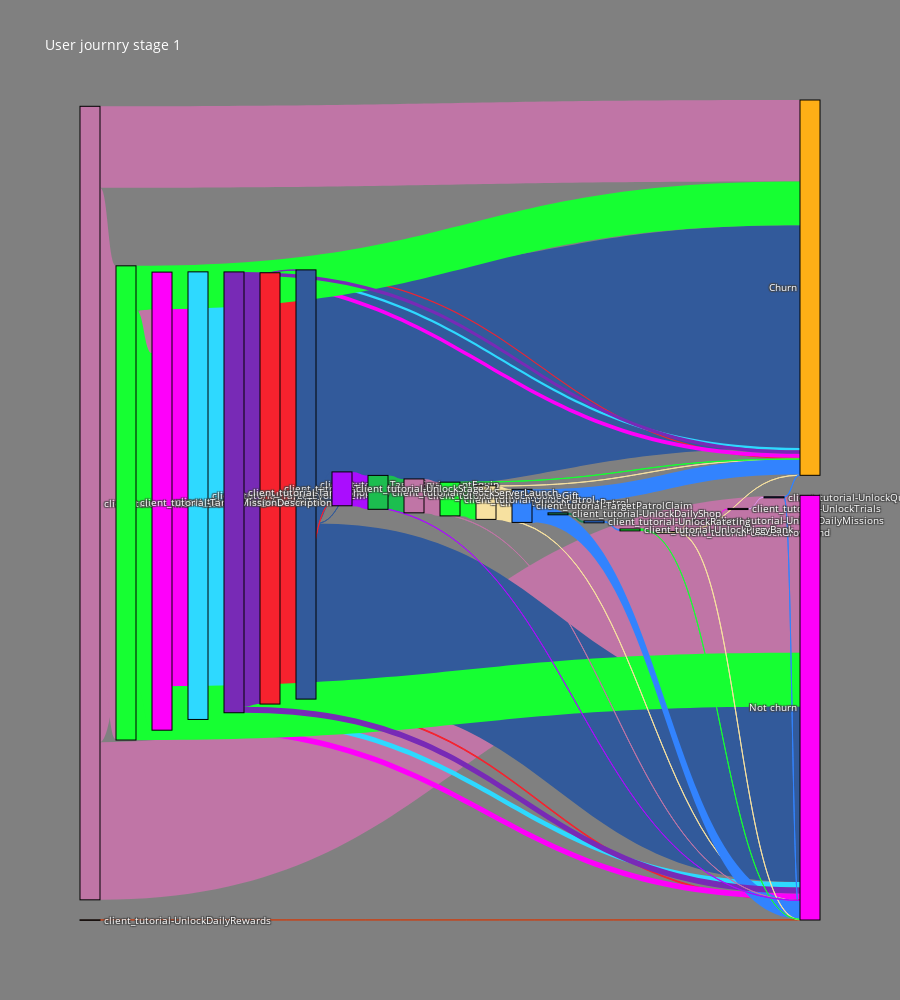

Notebook code for this chart:
### Code cell
df = pd.read_csv('data/first_play_tut.csv')
df = df.dropna()
df = df[df['test_segment'].isin(['14A', '14B', '15A', '15B'])]

df = df.groupby(['source', 'target'])['user'].sum().reset_index().rename(columns={0:'user'})

all_nodes = df.source.values.tolist() + df.target.values.tolist()

source_indices = [all_nodes.index(source) for source in df.source]
target_indices = [all_nodes.index(target) for target in df.target]

colors = px.colors.qualitative.Alphabet

node_colors_mappings = dict([(node, np.random.choice(colors)) for node in all_nodes])

node_colors = [node_colors_mappings[node] for node in all_nodes]
edge_colors = [node_colors_mappings[node] for node in df.source]

fig = go.Figure(data=[
    go.Sankey(
        node=dict(pad=20,
                  thickness=20,
                  line=dict(color='black', width=1.0),
                  label=all_nodes,
                  color=node_colors),
        link=dict(source=source_indices,
                  target=target_indices,
                  value=df.user,
                  color=edge_colors)
    )
])

fig.update_layout(title_text="User journry stage 1",
                  height=1000,
                  font=dict(size=10, color='white'),
                  plot_bgcolor='rgba(0,0,0,0)',
                  paper_bgcolor='grey')

fig.show()

### Figure 1 — Plotly figure (JSON) as saved in the notebook; plotly's stock layout.template omitted (floating-point values rounded to 4 significant figures)
{"data": [{"link": {"color": ["#C075A6", "#C075A6", "#C075A6", "#C075A6", "#325A9B", "#325A9B", "#325A9B", "#325A9B", "#F6222E", "#F6222E", "#F6222E", "#F6222E", "#2ED9FF", "#2ED9FF", "#2ED9FF", "#2ED9FF", "#FE00FA", "#FE00FA", "#FE00FA", "#FE00FA", "#16FF32", "#16FF32", "#16FF32", "#16FF32", "#16FF32", "#F7E1A0", "#F7E1A0", "#F7E1A0", "#3283FE", "#3283FE", "#3283FE", "#782AB6", "#782AB6", "#782AB6", "#782AB6", "#FE00FA", "#C4451C", "#1C8356", "#F7E1A0", "#F7E1A0", "#F7E1A0", "#16FF32", "#16FF32", "#16FF32", "#16FF32", "#3283FE", "#3283FE", "#3283FE", "#C075A6", "#C075A6", "#1CBE4F", "#AA0DFE", "#AA0DFE", "#DEA0FD"], "source": [0, 0, 0, 0, 4, 4, 4, 4, 8, 8, 8, 8, 12, 12, 12, 12, 16, 16, 16, 16, 20, 20, 20, 20, 20, 25, 25, 25, 28, 28, 28, 31, 31, 31, 31, 35, 36, 37, 38, 38, 38, 41, 41, 43, 43, 45, 45, 47, 48, 48, 50, 51, 51, 53], "target": [54, 55, 16, 20, 54, 55, 50, 51, 54, 55, 4, 51, 54, 55, 8, 31, 54, 55, 12, 31, 54, 55, 12, 16, 31, 54, 55, 28, 54, 55, 37, 54, 55, 4, 8, 53, 55, 47, 54, 55, 35, 54, 25, 55, 38, 54, 55, 43, 55, 41, 48, 55, 50, 45], "value": [505, 976, 503, 2934, 1379, 1088, 1, 192, 8, 6, 2658, 1, 15, 33, 2, 2724, 24, 36, 2773, 6, 272, 333, 1, 2332, 1, 1, 2, 205, 94, 110, 1, 22, 37, 2, 2671, 7, 1, 12, 1, 3, 7, 1, 208, 1, 11, 4, 3, 12, 1, 209, 210, 2, 208, 7]}, "node": {"color": ["#C075A6", "#C075A6", "#C075A6", "#C075A6", "#325A9B", "#325A9B", "#325A9B", "#325A9B", "#F6222E", "#F6222E", "#F6222E", "#F6222E", "#2ED9FF", "#2ED9FF", "#2ED9FF", "#2ED9FF", "#FE00FA", "#FE00FA", "#FE00FA", "#FE00FA", "#16FF32", "#16FF32", "#16FF32", "#16FF32", "#16FF32", "#F7E1A0", "#F7E1A0", "#F7E1A0", "#3283FE", "#3283FE", "#3283FE", "#782AB6", "#782AB6", "#782AB6", "#782AB6", "#FE00FA", "#C4451C", "#1C8356", "#F7E1A0", "#F7E1A0", "#F7E1A0", "#16FF32", "#16FF32", "#16FF32", "#16FF32", "#3283FE", "#3283FE", "#3283FE", "#C075A6", "#C075A6", "#1CBE4F", "#AA0DFE", "#AA0DFE", "#DEA0FD", "#FEAF16", "#FE00FA", "#FE00FA", "#16FF32", "#FEAF16", "#FE00FA", "#1CBE4F", "#AA0DFE", "#FEAF16", "#FE00FA", "#325A9B", "#AA0DFE", "#FEAF16", "#FE00FA", "#F6222E", "#782AB6", "#FEAF16", "#FE00FA", "#2ED9FF", "#782AB6", "#FEAF16", "#FE00FA", "#2ED9FF", "#FE00FA", "#782AB6", "#FEAF16", "#FE00FA", "#3283FE", "#FEAF16", "#FE00FA", "#1C8356", "#FEAF16", "#FE00FA", "#325A9B", "#F6222E", "#DEA0FD", "#FE00FA", "#3283FE", "#FEAF16", "#FE00FA", "#FE00FA", "#FEAF16", "#F7E1A0", "#FE00FA", "#F7E1A0", "#FEAF16", "#FE00FA", "#16FF32", "#FE00FA", "#16FF32", "#C075A6", "#FE00FA", "#1CBE4F", "#3283FE"], "label": ["client_tutorial-MoveTutorial", "client_tutorial-MoveTutorial", "client_tutorial-MoveTutorial", "client_tutorial-MoveTutorial", "client_tutorial-TargetEquipmentEquip", "client_tutorial-TargetEquipmentEquip", "client_tutorial-TargetEquipmentEquip", "client_tutorial-TargetEquipmentEquip", "client_tutorial-TargetEquipmentTab", "client_tutorial-TargetEquipmentTab", "client_tutorial-TargetEquipmentTab", "client_tutorial-TargetEquipmentTab", "client_tutorial-TargetEvolveItem", "client_tutorial-TargetEvolveItem", "client_tutorial-TargetEvolveItem", "client_tutorial-TargetEvolveItem", "client_tutorial-TargetEvolveTab", "client_tutorial-TargetEvolveTab", "client_tutorial-TargetEvolveTab", "client_tutorial-TargetEvolveTab", "client_tutorial-TargetMissionDescription", "client_tutorial-TargetMissionDescription", "client_tutorial-TargetMissionDescription", "client_tutorial-TargetMissionDescription", "client_tutorial-TargetMissionDescription", "client_tutorial-TargetPatrol", "client_tutorial-TargetPatrol", "client_tutorial-TargetPatrol", "client_tutorial-TargetPatrolClaim", "client_tutorial-TargetPatrolClaim", "client_tutorial-TargetPatrolClaim", "client_tutorial-TargetShopTab", "client_tutorial-TargetShopTab", "client_tutorial-TargetShopTab", "client_tutorial-TargetShopTab", "client_tutorial-UnlockDailyMissions", "client_tutorial-UnlockDailyRewards", "client_tutorial-UnlockDailyShop", "client_tutorial-UnlockGrowFund", "client_tutorial-UnlockGrowFund", "client_tutorial-UnlockGrowFund", "client_tutorial-UnlockPatrol", "client_tutorial-UnlockPatrol", "client_tutorial-UnlockPiggyBank", "client_tutorial-UnlockPiggyBank", "client_tutorial-UnlockQuickEarning", "client_tutorial-UnlockQuickEarning", "client_tutorial-UnlockRateting", "client_tutorial-UnlockRookieGift", "client_tutorial-UnlockRookieGift", "client_tutorial-UnlockServerLaunch", "client_tutorial-UnlockStage2", "client_tutorial-UnlockStage2", "client_tutorial-UnlockTrials", "Churn", "Not churn", "client_tutorial-TargetEvolveTab", "client_tutorial-TargetMissionDescription", "Churn", "Not churn", "client_tutorial-UnlockServerLaunch", "client_tutorial-UnlockStage2", "Churn", "Not churn", "client_tutorial-TargetEquipmentEquip", "client_tutorial-UnlockStage2", "Churn", "Not churn", "client_tutorial-TargetEquipmentTab", "client_tutorial-TargetShopTab", "Churn", "Not churn", "client_tutorial-TargetEvolveItem", "client_tutorial-TargetShopTab", "Churn", "Not churn", "client_tutorial-TargetEvolveItem", "client_tutorial-TargetEvolveTab", "client_tutorial-TargetShopTab", "Churn", "Not churn", "client_tutorial-TargetPatrolClaim", "Churn", "Not churn", "client_tutorial-UnlockDailyShop", "Churn", "Not churn", "client_tutorial-TargetEquipmentEquip", "client_tutorial-TargetEquipmentTab", "client_tutorial-UnlockTrials", "Not churn", "client_tutorial-UnlockRateting", "Churn", "Not churn", "client_tutorial-UnlockDailyMissions", "Churn", "client_tutorial-TargetPatrol", "Not churn", "client_tutorial-UnlockGrowFund", "Churn", "Not churn", "client_tutorial-UnlockPiggyBank", "Not churn", "client_tutorial-UnlockPatrol", "client_tutorial-UnlockRookieGift", "Not churn", "client_tutorial-UnlockServerLaunch", "client_tutorial-UnlockQuickEarning"], "line": {"color": "black", "width": 1}, "pad": 20, "thickness": 20}, "type": "sankey"}], "layout": {"font": {"color": "white", "size": 10}, "height": 1000, "paper_bgcolor": "grey", "plot_bgcolor": "rgba(0,0,0,0)", "title": {"text": "User journry stage 1"}}}
